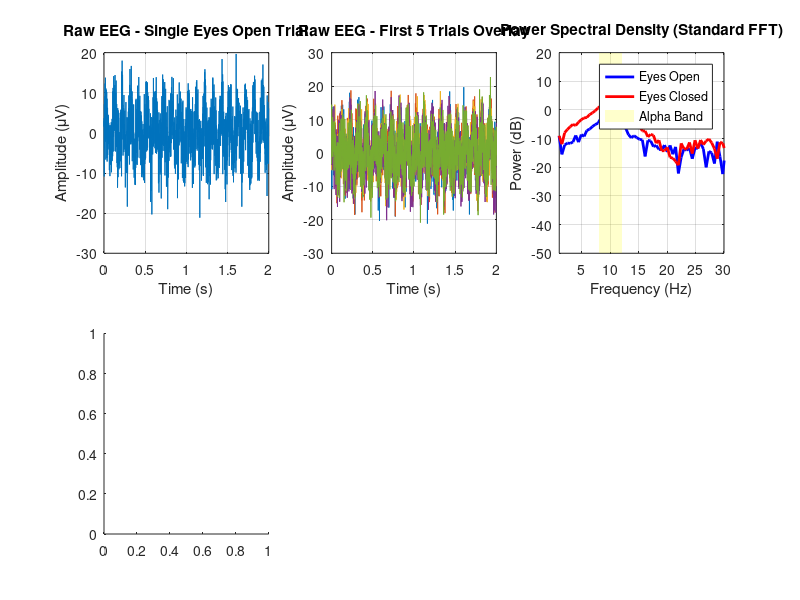

MATLAB code to generate this figure: (Note: this script raises an error after producing the figure.)
%% EEG Spectral Analysis Project: Visual Cortex Alpha Rhythms
% -------------------------------------------------------------------------
% Project Goal: Investigate how the strength of the alpha rhythm (8-12 Hz)
% changes in the visual cortex between eyes-open and eyes-closed states.
% Alpha power is hypothesized to be higher during eyes-closed states,
% reflecting "cortical idling" or inhibition of visual processing.

% Dec 2024 - Arman was here!
% -------------------------------------------------------------------------

clear; close all; clc;

% We assume trials 1-30 are eyes-open 
% and 31-60 are eyes-closed.



 % Generating simulated data for demonstration
    fs = 1000;              % Sampling frequency (Hz)
    T = 2;                  % Trial duration in seconds
    t = 0:1/fs:T-1/fs;      % Time vector
    num_channels = 32;      % Standard EEG channels
    num_trials = 60;        % 30 eyes open, 30 eyes closed
    
    % Simulate data: base noise + a stronger 10 Hz alpha component for eyes closed
    eeg_data = randn(num_channels, length(t), num_trials) * 5; % Noise
    
    % Add alpha to visual channels (e.g., channel 30 is Oz)
    alpha_freq = 10;
    
    % Eyes Closed Trials (31-60): Strong Alpha
    alpha_wave_closed = 15 * sin(2*pi*alpha_freq*t); 
    eeg_data(30, :, 31:60) = eeg_data(30, :, 31:60) + repmat(alpha_wave_closed, 1, 1, 30);
    
    % Eyes Open Trials (1-30): Weak Alpha
    alpha_wave_open = 5 * sin(2*pi*alpha_freq*t); 
    eeg_data(30, :, 1:30) = eeg_data(30, :, 1:30) + repmat(alpha_wave_open, 1, 1, 30);
    
    fprintf('--- Simulated Data Used ---\n');


% Core Parameters
fs = 1000; % Sampling frequency (Hz)
visual_channel_index = 30; % Index for a representative visual cortex electrode (e.g., Oz)

fprintf('EEG Data Loaded: %d channels, %d time points, %d trials\n', ...
        size(eeg_data, 1), size(eeg_data, 2), size(eeg_data, 3));
fprintf('Analyzing Alpha Rhythms at Channel Index: %d\n', visual_channel_index);

disp('-----------------------------------------------------------');



% Plotting the raw signal helps us sanity-check the data quality and look 
% for large artifacts before computing spectral estimates.

figure('Position', [100, 100, 1400, 800], 'Name', 'EEG Spectral Analysis Results');

% Time axis creation
time_axis = (0:size(eeg_data,2)-1)/fs;

% 2A. Plot a single trial of the visual channel
subplot(2, 3, 1);
plot(time_axis, eeg_data(visual_channel_index, :, 1)); % First trial, visual channel
xlabel('Time (s)'); ylabel('Amplitude (\muV)');
title('Raw EEG - Single Eyes Open Trial');
grid on;

% 2B. Plot multiple trials to see trial-to-trial variability
subplot(2, 3, 2);
plot(time_axis, squeeze(eeg_data(visual_channel_index, :, 1:5))); % First 5 trials
xlabel('Time (s)'); ylabel('Amplitude (\muV)');
title('Raw EEG - First 5 Trials Overlay');
grid on;

disp('Raw data visualized. Proceeding to spectral analysis...');
disp('-----------------------------------------------------------');




subplot(2, 3, 3);

% FFT Parameters
L = size(eeg_data, 2);             % Length of signal
NFFT = 2^nextpow2(L);              % Next power of 2 length
f = fs/2*linspace(0,1,NFFT/2+1);   % Frequency vector

% Calculate FFT for Eyes Open (Mean across trials first)
Y_open = fft(mean(eeg_data(visual_channel_index, :, 1:30), 3), NFFT)/L;
psd_open = 2*abs(Y_open(1:NFFT/2+1));

% Calculate FFT for Eyes Closed
Y_closed = fft(mean(eeg_data(visual_channel_index, :, 31:60), 3), NFFT)/L;
psd_closed = 2*abs(Y_closed(1:NFFT/2+1));

% Plot
plot(f, 10*log10(psd_open), 'b-', 'LineWidth', 2); hold on;
plot(f, 10*log10(psd_closed), 'r-', 'LineWidth', 2);

% Highlight Alpha Band
alpha_bounds = [8, 12];
ylim_val = ylim;
fill([alpha_bounds(1), alpha_bounds(1), alpha_bounds(2), alpha_bounds(2)], ...
     [ylim_val(1), ylim_val(2), ylim_val(2), ylim_val(1)], ...
     'y', 'FaceAlpha', 0.2, 'EdgeColor', 'none');

xlabel('Frequency (Hz)'); ylabel('Power (dB)');
title('Power Spectral Density (Standard FFT)');
legend('Eyes Open', 'Eyes Closed', 'Alpha Band');
xlim([1, 30]); grid on;


% Spectrogram shows how frequency power changes over time within a trial.
% This is essential for time-locked analyses (e.g., responses to a stimulus).

subplot(2, 3, 4);

% Define parameters for spectrogram (ensure these are set)
window_len = 256;       % Window length
window = hamming(window_len); 
noverlap = 128;         % 50% overlap (256 / 2)
nfft = 512;             % Number of FFT points

% Compute spectrogram for a single eyes-closed trial
[s, f, t] = spectrogram(eeg_data(visual_channel_index, :, 31), window, noverlap, nfft, fs);

% Plot spectrogram
imagesc(t, f, 10*log10(abs(s))); % Convert to power in dB
axis xy; % Correct orientation: time on x, frequency on y
xlabel('Time (s)'); ylabel('Frequency (Hz)');
title('Spectrogram - Single Eyes Closed Trial');
colorbar; 
clim([-20, 20]); % Set a consistent color scale for power
ylim([1, 30]);

% Add alpha band reference lines
hold on; 
plot(xlim, [alpha_bounds(1), alpha_bounds(1)], 'w--', 'LineWidth', 1);
plot(xlim, [alpha_bounds(2), alpha_bounds(2)], 'w--', 'LineWidth', 1);

disp('Spectrogram computed. Look for sustained power in the alpha band.');
disp('-----------------------------------------------------------');


% We quantify the specific alpha band power for statistical comparison.

subplot(2, 3, 5);

% Parameters from previous section
window_fun = hamming(256); 
noverlap_val = 128;       
nfft_val = 512;

% 1. Extract Alpha Power
% Pre-allocate arrays to store mean alpha power per trial
num_trials_cond = 30;
alpha_power_open = zeros(num_trials_cond, 1);
alpha_power_closed = zeros(num_trials_cond, 1);

for trial = 1:num_trials_cond
    % Eyes Open Trials (1-30)
    [psd_o, f] = pwelch(eeg_data(visual_channel_index, :, trial), window_fun, noverlap_val, nfft_val, fs);
    alpha_band_indices = f >= alpha_bounds(1) & f <= alpha_bounds(2);
    alpha_power_open(trial) = mean(psd_o(alpha_band_indices)); 
    
    % Eyes Closed Trials (31-60)
    [psd_c, f] = pwelch(eeg_data(visual_channel_index, :, trial+30), window_fun, noverlap_val, nfft_val, fs);
    alpha_band_indices = f >= alpha_bounds(1) & f <= alpha_bounds(2);
    alpha_power_closed(trial) = mean(psd_c(alpha_band_indices));
end

% 2. Calculate Statistics (Mean and SEM)
means = [mean(alpha_power_open), mean(alpha_power_closed)];
stds = [std(alpha_power_open), std(alpha_power_closed)];
n = [length(alpha_power_open), length(alpha_power_closed)];
sems = stds ./ sqrt(n); % Standard Error of the Mean

% 3. Visualization: Bar Chart with Error Bars
b = bar(1:2, means);
b.FaceColor = 'flat';
b.CData(1,:) = [0 0.4470 0.7410]; % Standard MATLAB Blue
b.CData(2,:) = [0.8500 0.3250 0.0980]; % Standard MATLAB Red
hold on;

% Add Error Bars
errorbar(1:2, means, sems, 'k.', 'LineWidth', 2);

% Formatting
set(gca, 'XTick', 1:2, 'XTickLabel', {'Eyes Open', 'Eyes Closed'});
ylabel('Alpha Power (µV^2/Hz)');
title('Mean Alpha Power (\pmSEM)');
grid on;

% 4. Manual T-Test Calculation (Welch's t-test approximation)
% t = (mean1 - mean2) / sqrt(var1/n1 + var2/n2)
t_stat = (means(1) - means(2)) / sqrt(stds(1)^2/n(1) + stds(2)^2/n(2));

% Degrees of freedom (Satterthwaite approximation for unequal variances)
df_num = (stds(1)^2/n(1) + stds(2)^2/n(2))^2;
df_den = (stds(1)^2/n(1))^2/(n(1)-1) + (stds(2)^2/n(2))^2/(n(2)-1);
df = df_num / df_den;

% P-value calculation using incomplete beta function (base MATLAB)
% This computes the two-tailed p-value
x = df / (df + t_stat^2);
p_value = betainc(x, df/2, 0.5);

fprintf('\nStatistical Test (Manual T-Test): Eyes Open vs. Eyes Closed\n');
fprintf('T-statistic: %.4f, Degrees of Freedom: %.2f\n', t_stat, df);
fprintf('P-value: p = %.4e\n', p_value);

if p_value < 0.05
    fprintf('Result: Significant Difference (p < 0.05). Alpha power increases when eyes are closed.\n');
else
    fprintf('Result: No Significant Difference found.\n');
end

disp('-----------------------------------------------------------');

%% Project Conclusion
% The findings (a significant increase in alpha power over visual cortex 
% when eyes are closed) support the idea that alpha oscillations are a key 
% mechanism for internally modulating sensory processing, effectively 
% "gating" visual input when it is not needed.
